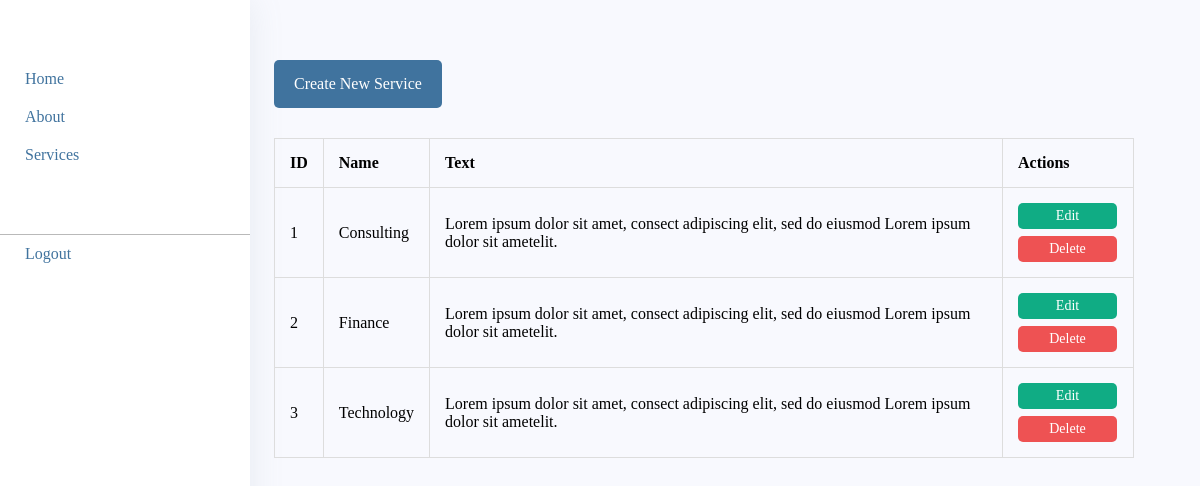
/admin/?page=services (signed in), run on the app's committed database.
### tables this page shows
CREATE TABLE `services` (
  `id` int(11) NOT NULL,
  `name` varchar(255) NOT NULL,
  `text` text NOT NULL
);

### config/AdminController.php (called while the page is built, shortened)
<?php
abstract Class AdminController{
    public $action;
    public function __construct($request){
        $this->action = isset($request['action']) && !empty($request['action']) ? $request['action']: "index";
    }
    public function renderView(){
        $this->{$this->action}();
        require_once "../views/admin/layout.php";
    }
}

### admin/index.php (called while the page is built, shortened)
<?php
require_once '../config/Database.php';
require_once "../config/AdminController.php";
$adminPage = new AdminPage($_GET);

### config/Database.php (called while the page is built, shortened)
<?php
class Database{
    protected $host = DB_HOST;
    protected $username = DB_USER;
    protected $password = DB_PASS;
    protected $dbName = DB_NAME;
    public $pdo;
    public function connect(){
        try{
            $this->pdo = new PDO("mysql:host=" . $this->host . ";dbname=" . $this->dbName, $this->username, $this->password);
        }catch(Exception $e){
            print_r($e->getMessage());
        }
    }
    public function getData($tableName){
        $data = [];
        $query = "SELECT * FROM " . $tableName;
        $sql = $this->pdo->prepare($query);
        $sql->execute();
        while($row = $sql->fetch()){
            $data[] = $row;
        }
        return $data;
    }
}

### models/admin/Services.php (called while the page is built, shortened)
<?php
class Services extends Model{
    public function getAllServices(){
        return $this->getData('services');
    }
}

### controllers/admin/ServicesController.php (called while the page is built, shortened)
<?php
class ServicesController extends AdminController{
    public function index(){
        $services = new Services();
        $this->data['services'] = $services->getAllServices();
    }
}

### views/admin/pages/services/index.php (the view)
<div>
    <a href="<?= HOST . 'admin/?page=services&action=create' ?>" class="btn">Create New Service</a>
</div>
<div class="table-container">
    <table>
    <tr>
        <th>ID</th>
        <th>Name</th>
        <th>Text</th>
        <th class="table-actions">Actions</th>
    </tr>
    <?php foreach($this->data['services'] as $key => $value): ?>
        <tr>
            <td><?= $value['id'] ?></td>
            <td><?= $value['name'] ?></td>
            <td><?= $value['text'] ?></td>
            <td>
                <a class="btn-edit btn-action" href="<?= HOST . 'admin/?page=services&action=edit&id=' . $value['id']?>">Edit</a>
                <a class="btn-delete btn-action" data-id="<?= $value['id'] ?>">Delete</a>
            </td>
        </tr>
    <?php endforeach; ?>
    </table>
</div>

### assets/admin/css/style.css (style rules this page uses)
* { margin: 0; padding: 0; }
body { background-color: #f8f9fe; }
.btn { padding: 15px 20px; background-color: #40739e; color: white; border: 0; border-radius: 5px; cursor: pointer; text-decoration: none; display: inline-block; }
table, td, th { border: 1px solid #ddd; text-align: left; }
table { border-collapse: collapse; width: 100%; }
th, td { padding: 15px; }
.table-container { margin-top: 30px; }
.table-actions { width: 100px; }
.btn-action { padding: 5px 7px; display: inline-block; background: #7f8fa6; border-radius: 5px; color: white; text-decoration: none; font-size: 14px; width: calc(100% - 15px); text-align: center; }
.btn-edit { background-color: #10ac84; margin-bottom: 7px; }
.btn-delete { cursor: pointer; background-color: #ee5253; }

### data on the page
services: id "1", name "Consulting", text "Lorem ipsum dolor sit amet, consect adipiscing elit, sed do eiusmod Lorem ipsum dolor sit ametelit."
services: id "2", name "Finance", text "Lorem ipsum dolor sit amet, consect adipiscing elit, sed do eiusmod Lorem ipsum dolor sit ametelit."
services: id "3", name "Technology", text "Lorem ipsum dolor sit amet, consect adipiscing elit, sed do eiusmod Lorem ipsum dolor sit ametelit."
